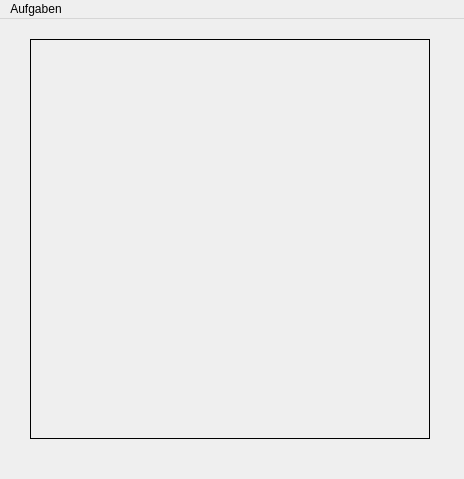
<?xml version="1.0" encoding="UTF-8"?>
<ui version="4.0">
 <class>MainWindow</class>
 <widget class="QMainWindow" name="MainWindow">
  <property name="geometry">
   <rect>
    <x>0</x>
    <y>0</y>
    <width>464</width>
    <height>479</height>
   </rect>
  </property>
  <property name="windowTitle">
   <string>Aufgaben1</string>
  </property>
  <widget class="QWidget" name="centralWidget">
   <widget class="QLabel" name="imageLabel">
    <property name="geometry">
     <rect>
      <x>30</x>
      <y>20</y>
      <width>400</width>
      <height>400</height>
     </rect>
    </property>
    <property name="frameShape">
     <enum>QFrame::Box</enum>
    </property>
    <property name="text">
     <string/>
    </property>
   </widget>
  </widget>
  <widget class="QMenuBar" name="menuBar">
   <property name="geometry">
    <rect>
     <x>0</x>
     <y>0</y>
     <width>464</width>
     <height>18</height>
    </rect>
   </property>
   <widget class="QMenu" name="menuAufgaben">
    <property name="title">
     <string>Aufgaben</string>
    </property>
    <addaction name="actionKreise"/>
    <addaction name="actionPunkte"/>
    <addaction name="actionZebrastreifen"/>
    <addaction name="actionSchachbrett"/>
    <addaction name="actionFarbiges_Schachbrett"/>
   </widget>
   <addaction name="menuAufgaben"/>
  </widget>
  <action name="actionKreise">
   <property name="text">
    <string>Kreise</string>
   </property>
  </action>
  <action name="actionPunkte">
   <property name="text">
    <string>Punkte</string>
   </property>
  </action>
  <action name="actionZebrastreifen">
   <property name="text">
    <string>Zebrastreifen</string>
   </property>
  </action>
  <action name="actionSchachbrett">
   <property name="text">
    <string>Schachbrett</string>
   </property>
  </action>
  <action name="actionFarbiges_Schachbrett">
   <property name="text">
    <string>farbiges Schachbrett</string>
   </property>
  </action>
 </widget>
 <layoutdefault spacing="6" margin="11"/>
 <resources/>
 <connections/>
</ui>
